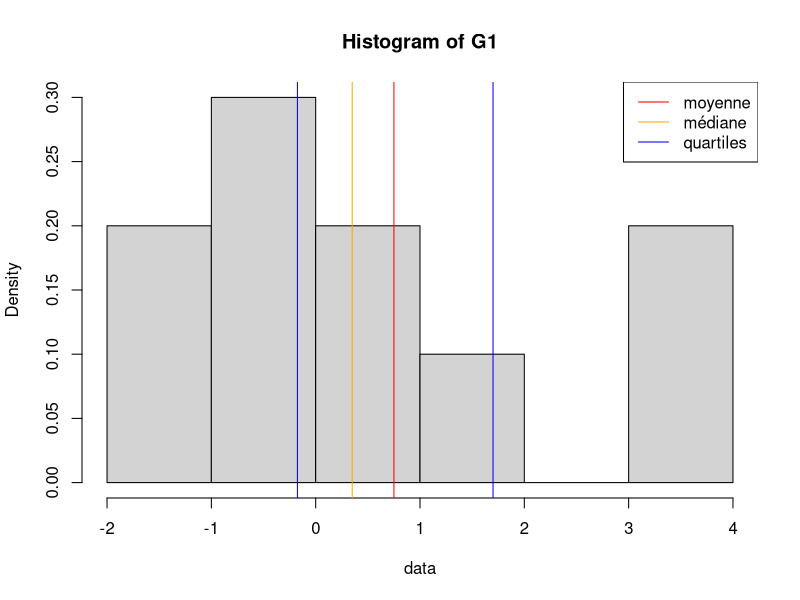
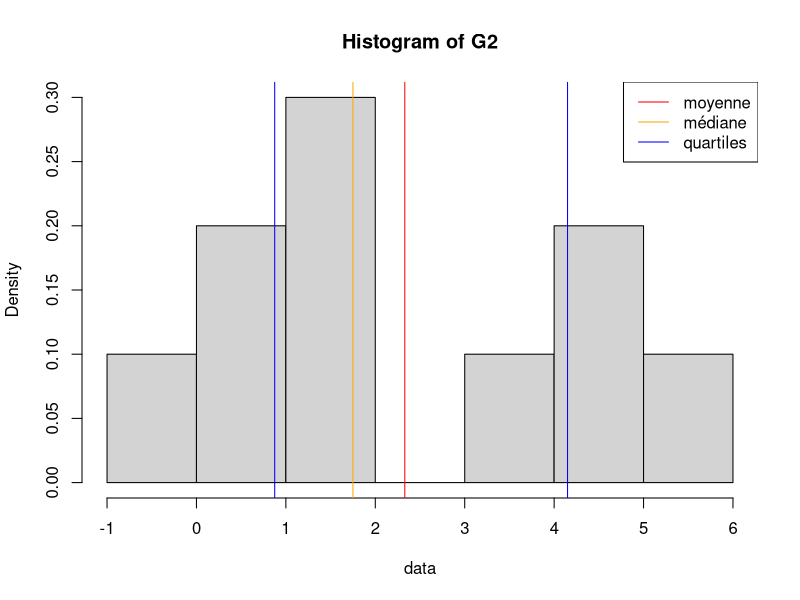
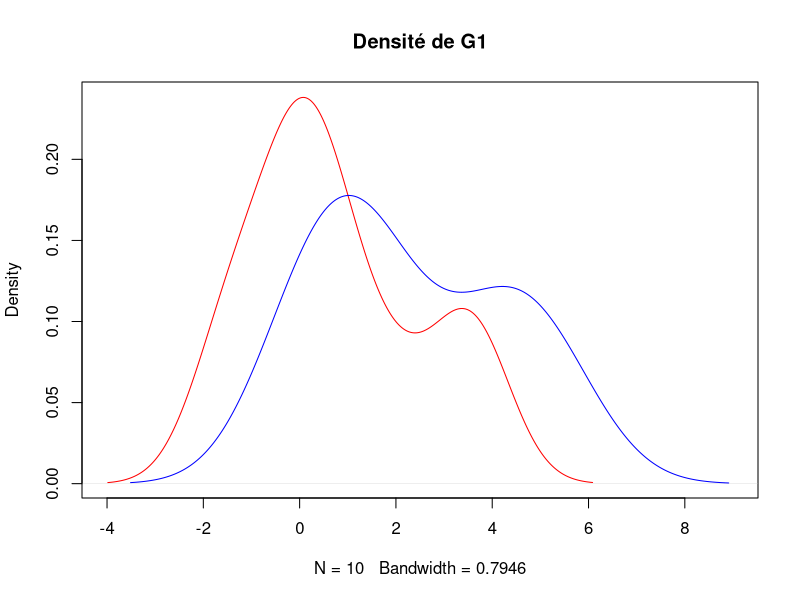

These charts were generated, in order, by the following R code:
install.packages("palmerpenguins")   # une seule fois
library(palmerpenguins)
data(penguins)
head(penguins)                       # comme un SELECT * LIMIT 6

# EXO 1

nrow(penguins[penguins$island == "Biscoe", ])

gentoo_penguins <- penguins[penguins$species == "Gentoo", ]

mean(gentoo_penguins$body_mass_g, na.rm = TRUE)

sum(penguins$body_mass_g > 4000, na.rm = TRUE)

# EXO 2

nrow(penguins[is.na(penguins$sex), ])

sum(is.na(penguins$sex))

penguins_from_adelie_dream <- penguins[penguins$island == "Dream" | penguins$island == "Adelie", ]

max(penguins_from_adelie_dream$body_mass_g, na.rm = TRUE)

is_penguin_overweight <- penguins$body_mass_g > 4000

mean(is_penguin_overweight == TRUE, na.rm = TRUE)

# EXO 3
data(sleep)
head(sleep)

g1 <- sleep[sleep$group == 1, ]$extra

g2 <- sleep[sleep$group == 2, ]$extra

annotated_histogram <- function(data, name) {
  hist(data, probability = TRUE, main = name)
  abline(v = mean(data), col = "red")
  abline(v = median(data), col = "orange") 
  abline(v = quantile(data, 0.25), col = "blue")
  abline(v = quantile(data, 0.75), col = "blue")
  legend("topright",
         legend = c("moyenne", "médiane", "quartiles"),
         col = c("red", "orange", "blue"),
         lty = 1)
}

annotated_histogram(g1, "Histogram of G1")
annotated_histogram(g2, "Histogram of G2")

plot(density(g1), main = "Densité de G1", col = "red", xlim = c(-4, 9))
lines(density(g2), col = "blue")
